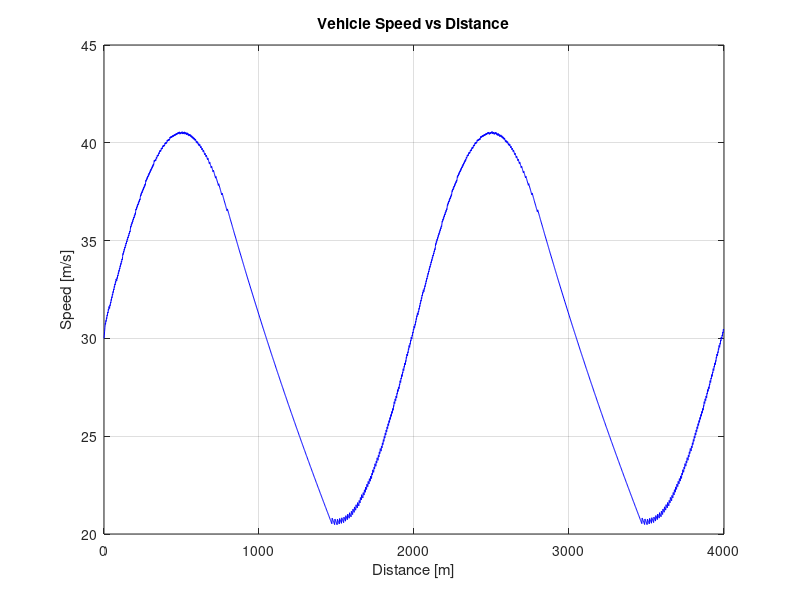
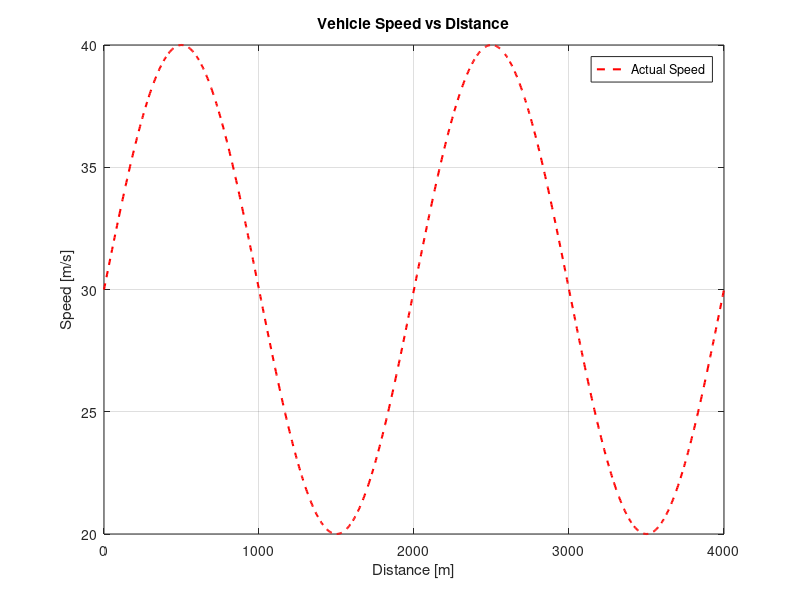

Write the MATLAB code that produced these figures, in order.
clear; clc; close all;

%% Define raceline (synthetic for now)
raceline_distance = linspace(0, 4000, 1000);           % meters
raceline_speed = 30 + 10 * sin(2 * pi * raceline_distance / 2000);  % m/s

%% Parameters
dx = 2;  % meters per sim step
track_length = max(raceline_distance);
N = ceil(track_length / dx);

% Vehicle parameters
mass = 800; wheel_radius = 0.35;
final_drive = 3.0;
gear_ratios = [2.917, 1.875, 1.381, 1.115, 0.960, 0.889];
Cd = 0.858; A = 1.0; rho = 1.225; Cr = 0.015; eta = 0.9;

% Torque map
rpm_map = [1000 2000 3000 4000 5000 6000 7000];
torque_map = [400 500 600 700 700 650 600];

upshift_rpm = 6000; downshift_rpm = 2500;

%Braking:
max_brake_force = 8000;  % adjust this as needed

%% Preallocate
s = zeros(1, N);
v = zeros(1, N);
a = zeros(1, N);
rpm = zeros(1, N);
gear = ones(1, N);
T_engine = zeros(1, N);
v_target = zeros(1, N);

%% Initial condition
s(1) = raceline_distance(1);
v(1) = interp1(raceline_distance, raceline_speed, s(1), 'linear', 'extrap');

%% Simulation loop
for i = 1:N-1
    if s(i) >= track_length, break; end

    current_gear = gear(i);
    gear_ratio = gear_ratios(current_gear);
    
    % RPM
    rpm(i) = (v(i) * 60 / (2 * pi * wheel_radius)) * gear_ratio * final_drive;
    rpm(i) = min(max(rpm(i), 1000), 7000);
    
    % Shift logic        fprintf("Braking!")
    if rpm(i) > upshift_rpm && current_gear < length(gear_ratios)
        current_gear = current_gear + 1;
    elseif rpm(i) < downshift_rpm && current_gear > 1
        current_gear = current_gear - 1;
    end
    gear(i+1) = current_gear;
    gear_ratio = gear_ratios(current_gear);  % update

    % Target speed from raceline
    v_target(i) = interp1(raceline_distance, raceline_speed, s(i), 'linear', 'extrap');
    v_err = v_target(i) - v(i);

    % Simple control
    if v_err > 0.5
        throttle = 1.0; brake = 0;
    elseif v_err < -0.5
        throttle = 0.0; brake = 1.0;
    else
        throttle = 0.3; brake = 0.0;
    end

    % Torque and forces
    T_interp = interp1(rpm_map, torque_map, rpm(i), 'linear', 'extrap');
    T_engine(i) = throttle * T_interp;
    T_wheel = T_engine(i) * gear_ratio * final_drive * eta;
    F_trac = T_wheel / wheel_radius;
    F_drag = 0.5 * rho * Cd * A * v(i)^2;
    F_roll = Cr * mass * 9.81;
    F_brake = brake * max_brake_force;

    F_net = F_trac - F_drag - F_roll;

    % Integration
    a(i) = F_net / mass;
    v(i+1) = max(v(i) + a(i) * dx / max(v(i), 0.1), 0);  % avoid div-by-zero
    s(i+1) = s(i) + dx;
end

%% Plot
figure;
plot(s, v, 'b');
xlabel('Distance [m]');
ylabel('Speed [m/s]');
title('Vehicle Speed vs Distance');
grid on;

figure;
% plot(s, v, 'b', 'LineWidth', 1.5); hold on;

% Add raceline target speeds directly
plot(raceline_distance, raceline_speed, 'r--', 'LineWidth', 1.5);

xlabel('Distance [m]');
ylabel('Speed [m/s]');
title('Vehicle Speed vs Distance');
legend('Actual Speed', 'Target Speed (Raceline)');
grid on;
